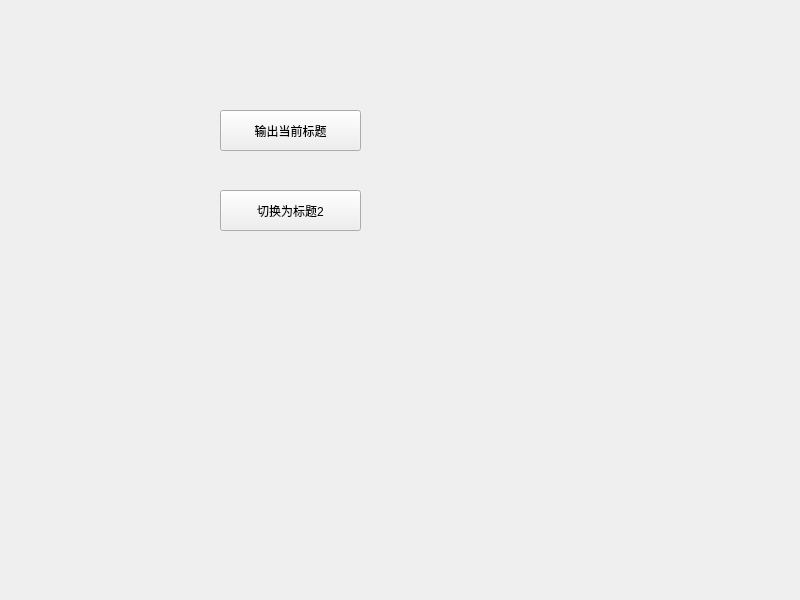
<?xml version="1.0" encoding="UTF-8"?>
<ui version="4.0">
 <class>Widget</class>
 <widget class="QWidget" name="Widget">
  <property name="geometry">
   <rect>
    <x>0</x>
    <y>0</y>
    <width>800</width>
    <height>600</height>
   </rect>
  </property>
  <property name="windowTitle">
   <string>Widget</string>
  </property>
  <widget class="QPushButton" name="pushButton">
   <property name="geometry">
    <rect>
     <x>220</x>
     <y>110</y>
     <width>141</width>
     <height>41</height>
    </rect>
   </property>
   <property name="text">
    <string>输出当前标题</string>
   </property>
  </widget>
  <widget class="QPushButton" name="pushButton_2">
   <property name="geometry">
    <rect>
     <x>220</x>
     <y>190</y>
     <width>141</width>
     <height>41</height>
    </rect>
   </property>
   <property name="text">
    <string>切换为标题2</string>
   </property>
  </widget>
 </widget>
 <resources/>
 <connections/>
</ui>
